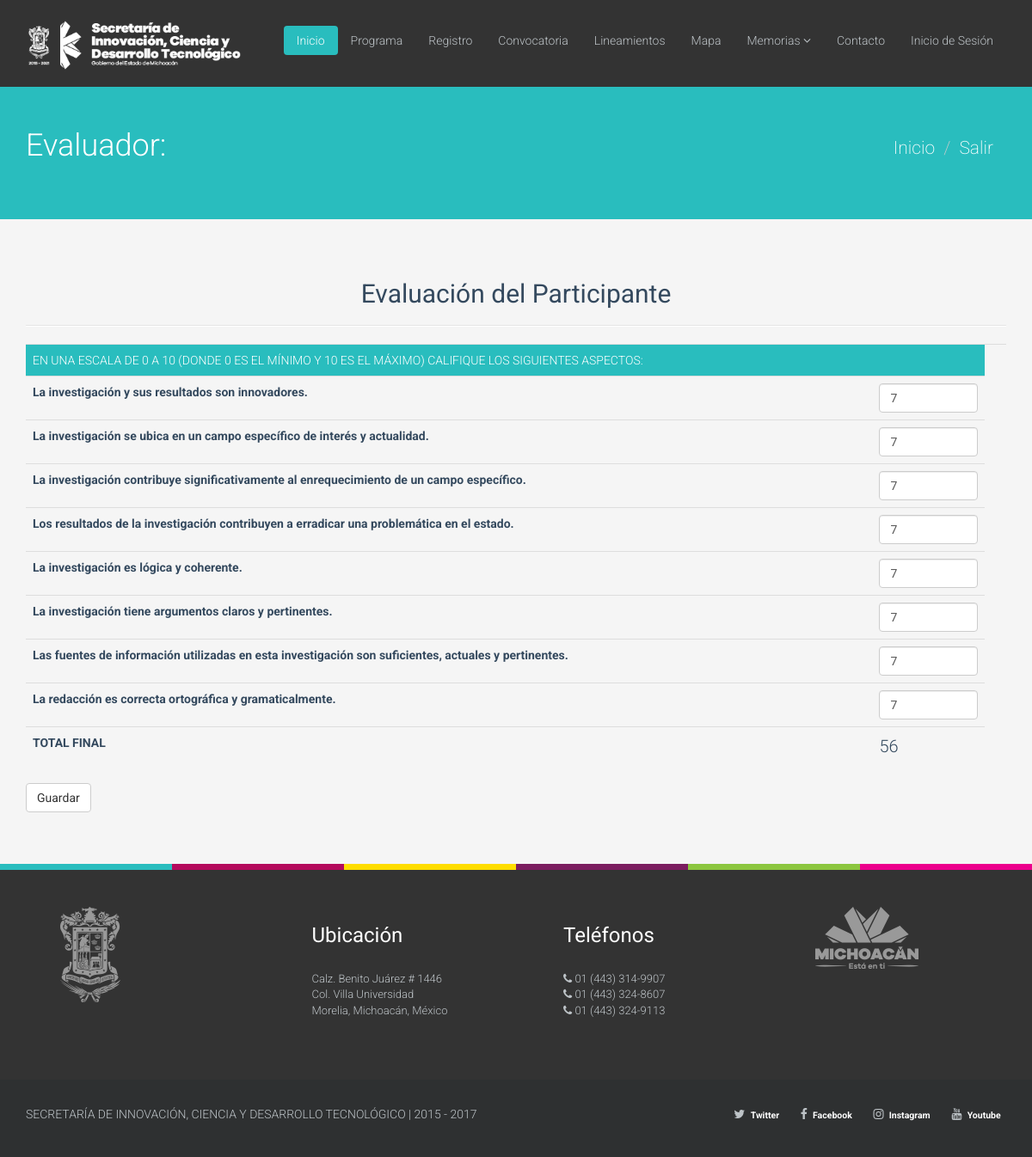
The page /encuentro/editar/3 on the database as committed earlier.
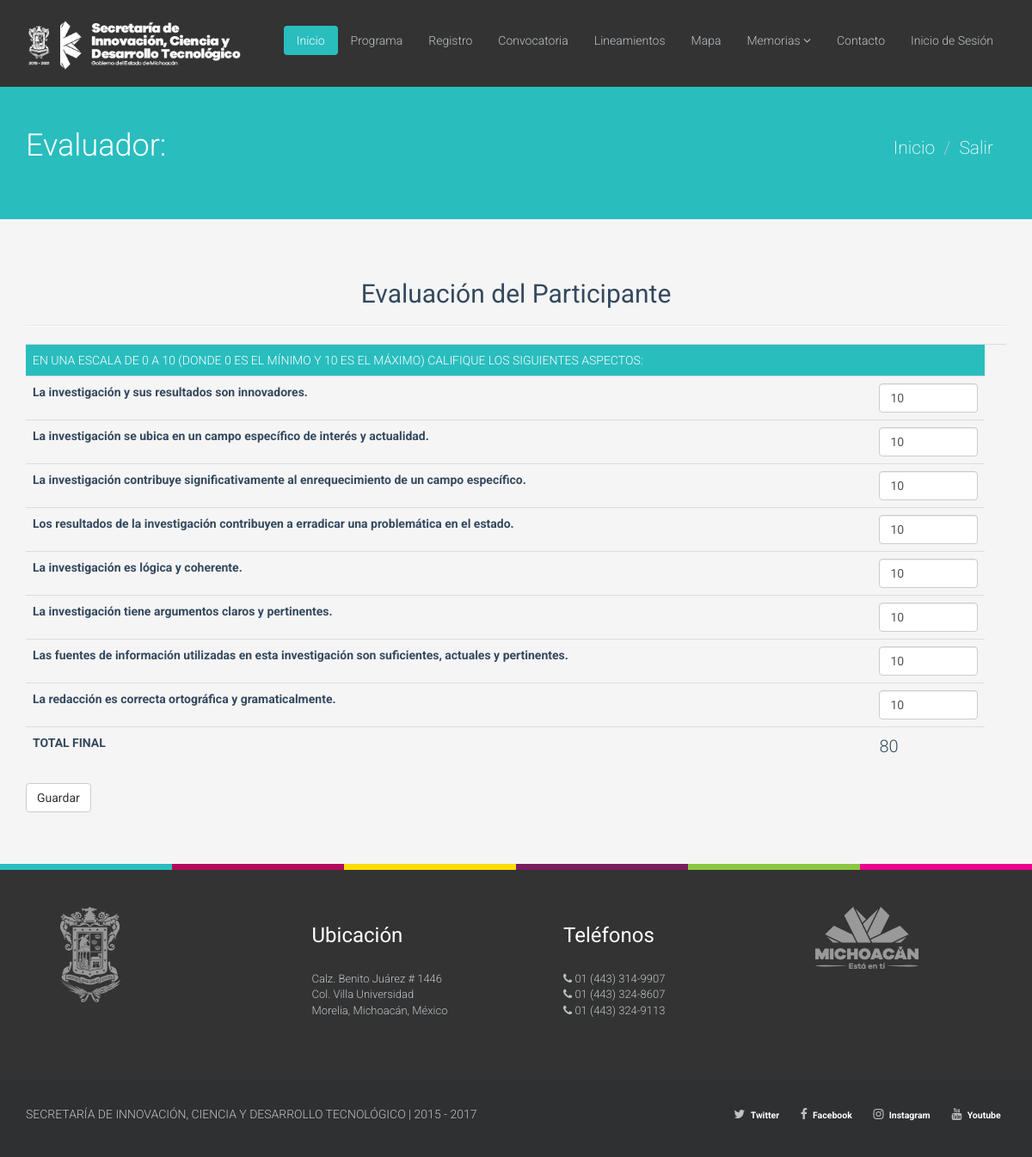
The same page on the database as committed later.
### tables this page shows
CREATE TABLE `evaluaciones` (
  `id_evaluacion` int(11) NOT NULL,
  `evaluador_id` int(11) DEFAULT NULL,
  `ponencia_id` int(11) DEFAULT NULL,
  `ponente` varchar(255) DEFAULT NULL,
  `correo` varchar(255) DEFAULT NULL,
  `modalidad` varchar(255) DEFAULT NULL,
  `mesa` varchar(255) DEFAULT NULL,
  `nivel` varchar(25) DEFAULT NULL,
  `titulo` varchar(255) DEFAULT NULL,
  `status` varchar(25) DEFAULT NULL,
  `calificacion_1` int(11) DEFAULT NULL,
  `calificacion_2` int(11) DEFAULT NULL,
  `calificacion_3` int(11) DEFAULT NULL,
  `calificacion_4` int(11) DEFAULT NULL,
  `calificacion_5` int(11) DEFAULT NULL,
  `calificacion_6` int(11) DEFAULT NULL,
  `calificacion_7` int(11) DEFAULT NULL,
  `calificacion_8` int(11) DEFAULT NULL,
  `status_id` int(11) DEFAULT NULL
);

### application/controllers/Encuentro.php (called while the page is built, shortened)
<?php if ( ! defined('BASEPATH')) exit('No direct script access allowed');
class Encuentro extends MY_Controller {
    public function __construct()
    {
        $this->load->model('Encuentro_model');
        $this->load->library('session','pagination');
        $this->load->helper('url','form');
    }
    public function editar($id_ponencias){
        if(is_numeric($id_ponencias)){
          $data["editar"]=$this->Encuentro_model->editar($id_ponencias);
          $this->load->view("theme/header");
          $this->load->view("theme/menu");
          $this->load->view("encuentro/editar",$data);
          $this->load->view("theme/footer");
        }else{
            redirect('encuentro/aprobado');
        }
    }
}

### index.php (called while the page is built, shortened)
<?php
require_once BASEPATH.'core/CodeIgniter.php';

### application/models/Encuentro_model.php (called while the page is built, shortened)
    <?php if ( ! defined('BASEPATH')) exit('No direct script access allowed');
class Encuentro_model extends CI_Model {
    public function editar($id_ponencias,$editar="NULL",$calificacion_1="NULL",$calificacion_2="NULL",$calificacion_3="NULL",$calificacion_4="NULL",$calificacion_5="NULL",$calificacion_6="NULL",$calificacion_7="NULL",$calificacion_8="NULL"){
        if($editar=="NULL"){
            $consulta=$this->db->query("SELECT calificacion_1, calificacion_2, calificacion_3, calificacion_4, calificacion_5, calificacion_6, calificacion_7, calificacion_8 FROM evaluaciones WHERE ponencia_id=$id_ponencias");
            return $consulta->result();
        }
    }
}

### application/views/encuentro/editar.php (the view, shortened to what this page needs)
<?php
  $nombre = $this->session->userdata('nombre');
  $a_paterno = $this->session->userdata('a_paterno');
  $a_materno = $this->session->userdata('a_materno');
?>
<section id="title" class="emerald">
<div class="container">
<div class="row">
<div class="col-sm-6">
<br>
<br>
<br>
<br>
<br>
<h1>Evaluador: <?php echo $nombre .' '.$a_paterno .' '.$a_materno ?></h1>
</div>
<div class="col-sm-6">
<br>
<br>
<br>
<br>
<ul class="breadcrumb pull-right lead">
    <li class="active"><a href="<?php echo site_url('encuentro/index') ?>">Inicio</a></li>
    <li><a href="<?php echo site_url("login/salir") ?>">Salir</a></li>
</ul>
</div>
</div>
</div>
</section>
<section id="career" class="container">
<div class="center">
<h2>Evaluación del Participante</h2>
</div>
<hr>
<div class="row">
<div class="col-md-12">
<div class="table-responsive">
<form action="" method="post">
<?php foreach ($editar as $row):?>
<?php  $total = $row->calificacion_1+$row->calificacion_2+$row->calificacion_3+$row->calificacion_4+$row->calificacion_5+$row->calificacion_6+$row->calificacion_7+$row->calificacion_8; ?>
<table class="table">
<tbody">
<tr>
<td colspan="2" style="font-size:14px;color:#fff;background-color:#29bdbe;">EN UNA ESCALA DE 0 A 10 (DONDE 0 ES EL MÍNIMO Y 10 ES EL MÁXIMO) CALIFIQUE LOS SIGUIENTES ASPECTOS:</td>
  <td></td>
</tr>
    <tr>
        <td ><b>La investigación y sus resultados son innovadores.</b></td>
        <td><?php echo form_input(array('id' => 'calificacion_1', 'name' => 'calificacion_1', 'type' => 'number', 'min' => '0', 'max' => '10', 'class' => 'form-control', 'required' => 'required', 'value' => $row->calificacion_1)); ?></th>
    </tr>
    <tr>
        <td ><b>La investigación se ubica en un campo específico de interés y actualidad.</b></td>
        <td><?php echo form_input(array('id' => 'calificacion_2', 'name' => 'calificacion_2', 'type' => 'number', 'min' => '0', 'max' => '10', 'class' => 'form-control', 'required' => 'required', 'value' => $row->calificacion_2)); ?></td>
    </tr>
    <tr>
        <td ><b>La investigación contribuye significativamente al enrequecimiento de un campo específico.</b></td>
        <td><?php echo form_input(array('id' => 'calificacion_3', 'name' => 'calificacion_3', 'type' => 'number', 'min' => '0', 'max' => '10', 'class' => 'form-control', 'required' => 'required', 'value' => $row->calificacion_3)); ?></td>
    </tr>
    <tr>
        <td ><b>Los resultados de la investigación contribuyen a erradicar una problemática en el estado.</b></td>
        <td><?php echo form_input(array('id' => 'calificacion_4', 'name' => 'calificacion_4', 'type' => 'number', 'min' => '0', 'max' => '10', 'class' => 'form-control', 'required' => 'required', 'value' => $row->calificacion_4)); ?></td>
    </tr>
    <tr>
        <td ><b>La investigación es lógica y coherente.</b></td>
        <td><?php echo form_input(array('id' => 'calificacion_5', 'name' => 'calificacion_5', 'type' => 'number', 'min' => '0', 'max' => '10', 'class' => 'form-control', 'required' => 'required', 'value' => $row->calificacion_5)); ?></td>
    </tr>
    <tr>
        <td ><b>La investigación tiene argumentos claros y pertinentes.</b></td>
        <td><?php echo form_input(array('id' => 'calificacion_6', 'name' => 'calificacion_6', 'type' => 'number', 'min' => '0', 'max' => '10', 'class' => 'form-control', 'required' => 'required', 'value' => $row->calificacion_6)); ?></td>
    </tr>
    <tr>
        <td ><b>Las fuentes de información utilizadas en esta investigación son suficientes, actuales y pertinentes.</b></td>
        <td><?php echo form_input(array('id' => 'calificacion_7', 'name' => 'calificacion_7', 'type' => 'number', 'min' => '0', 'max' => '10', 'class' => 'form-control', 'required' => 'required', 'value' => $row->calificacion_7)); ?></td>
    </tr>
    <tr>
        <td ><b>La redacción es correcta ortográfica y gramaticalmente.</b></td>
        <td><?php echo form_input(array('id' => 'calificacion_8', 'name' => 'calificacion_8', 'type' => 'number', 'min' => '0', 'max' => '10', 'class' => 'form-control', 'required' => 'required', 'value' => $row->calificacion_8)); ?></td>
    </tr>
    <tr>
        <td ><b>TOTAL FINAL</b></td>
        <td style="font-size:20px;"><?php echo $total; ?></td>
    </tr>
</table>
 <button type="submit" name="submit" value="Evaluar" class="btn btn-default">Guardar</button>
</form>
<?php endforeach;?>
</div>
</section>

### application/views/theme/header.php (shortened to what this page needs)
<!DOCTYPE html>
<html lang="es-ES">
<head>
<link href="<?php echo base_url();?>assets/css/bootstrap.min.css" rel="stylesheet">
<link href="<?php echo base_url();?>assets/css/font-awesome.min.css" rel="stylesheet">
<link href="<?php echo base_url();?>assets/css/prettyPhoto.css" rel="stylesheet">
<link href="<?php echo base_url();?>assets/css/animate.css" rel="stylesheet">
<link href="<?php echo base_url();?>assets/css/main.css" rel="stylesheet">
<link href="<?php echo base_url();?>assets/css/main.css" rel="stylesheet">
<link href="//cdnjs.cloudflare.com/ajax/libs/font-awesome/4.6.3/css/font-awesome.min.css" rel="stylesheet">
<link rel="stylesheet" type="text/css" href="https://cdnjs.cloudflare.com/ajax/libs/sweetalert/1.1.3/sweetalert.min.css">
</head>
<body>

### application/views/theme/menu.php (shortened to what this page needs)
<header class="navbar navbar-inverse navbar-fixed-top wet-asphalt" role="banner">
<div class="container">
<div class="navbar-header">
<a class="navbar-brand" href="<?=base_url();?>"><img src="<?php echo base_url();?>assets/img/logo.png" alt="logo" width="250px" heigth="80px"></a>
</div>
<div class="collapse navbar-collapse">
<ul class="nav navbar-nav navbar-right">
<li class="active"><a href="<?=base_url();?>">Inicio</a></li>
                <li>
                    <a href="<?php echo base_url(); ?>programa_11_congreso.pdf" target="_blank" title="Programa">Programa</a>
                </li>
                <li>
                    <a href="<?php echo base_url(); ?>registro" title="Registro">Registro</a>
                </li>
                <li>
                    <a href="<?php echo base_url(); ?>convocatoria_congreso11.pdf"  target="_blank" title="Convocatoria">Convocatoria</a>
                </li>
                <li>
                    <a href="<?php echo base_url(); ?>lineamientos_congreso11.pdf"  target="_blank" title="Lineamientos">Lineamientos</a>
                </li>
                <li>
                    <a href="<?php echo base_url(); ?>mapa" title="Mapa">Mapa</a>
                </li>
                <li class="dropdown">
                    <a href="#" class="dropdown-toggle" data-toggle="dropdown">Memorias  <i class="fa fa-angle-down" aria-hidden="true"></i>
                </li>
                <li>
                    <a href="<?php echo base_url(); ?>contacto" title="Contacto">Contacto</a>
                </li>
                <li>
                    <a href="<?php echo base_url(); ?>login" title="Login">Inicio de Sesión</a>
                </li>
</ul>
</div>
</div>
</header>

### application/views/theme/footer.php (shortened to what this page needs)
<div class="section-divider">
    <div class="col-xs-2 col-sm-2 col-md-2  azul"></div>
    <div class="col-xs-2 col-sm-2 col-md-2  morado"></div>
    <div class="col-xs-2 col-sm-2 col-md-2  amarillo"></div>
    <div class="col-xs-2 col-sm-2 col-md-2  vino"></div>
    <div class="col-xs-2 col-sm-2 col-md-2  verde"></div>
    <div class="col-xs-2 col-sm-2 col-md-2  magenta"></div>
</div>
<section id="bottom" class="wet-asphalt">
<div class="container">
<div class="row">
<div class="col-md-3 col-sm-6">
<ul class="pull-left" style="list-style: none;">
  <li>
       <center><img src="<?php echo base_url();?>assets/images/logo_foot.png"  alt="Michoacán"></center>
  </li>
</ul>
</div>
<div class="col-md-3 col-sm-6">
   <ul class="pull-left" style="font-size:13px;list-style: none;">
        <li><h3>Ubicación</h3><br>Calz. Benito Juárez # 1446 <br> Col. Villa Universidad<br> Morelia, Michoacán, México</li>
    </ul>
</div>
<div class="col-md-3 col-sm-6">
<ul class="pull-left" style="font-size:13px;list-style: none;">
    <li><h3>Teléfonos</h3><br>
        <i class="fa fa-phone" aria-hidden="true"></i> 01 (443) 314-9907<br>
        <i class="fa fa-phone" aria-hidden="true"></i> 01 (443) 324-8607<br>
        <i class="fa fa-phone" aria-hidden="true"></i> 01 (443) 324-9113
    </li>
</ul>
</div>
<div class="col-md-3 col-sm-6">
<ul class="pull-left" style="list-style: none;">
    <li>
        <center><img src="<?php echo base_url();?>assets/images/logo_estaenti_foot.png" width="120" height="72" alt="Michoacán"></center>
    </li>
</ul>
</div>
</div>
</div>
</section>
<footer id="footer" class="midnight-blue">
<div class="container">
<div class="row">
<div class="col-sm-6">
SECRETARÍA DE INNOVACIÓN, CIENCIA Y DESARROLLO TECNOLÓGICO | 2015 - <?php echo date("Y") ?>
</div>
<div class="col-sm-6">
<ul class="pull-right">
        <li><i class="fa fa-twitter" aria-hidden="true"></i><a href="https://twitter.com/SICDETmichoacan/" title="Twitter" target="_blank"><span class="label">Twitter</span></a></li>
        <li><i class="fa fa-facebook" aria-hidden="true"></i><a href="https://www.facebook.com/SICDET/" title="Facebook" target="_blank"><span class="label">Facebook</span></a></li>
        <li><i class="fa fa-instagram" aria-hidden="true"></i><a href="https://www.instagram.com/GobMichoacan/" title="Instagram" target="_blank"><span class="label">Instagram</span></a></li>
        <li><i class="fa fa-youtube" aria-hidden="true"></i><a href="https://www.youtube.com/channel/UC_uaIRgMrAl91qewRt17v5g" title="Youtube" target="_blank"><span class="label">Youtube</span></a></li>
</ul>
</div>
</div>
</div>
</footer>
</body>
</html>

### assets/css/main.css (style rules this page uses)
body { color:#34495e;background:#f5f5f5;font-family:'Roboto',sans-serif;font-weight:300; }
h1,h2,h3,h4,h5,h6 { font-family:'Roboto',sans-serif;font-weight:400; }
a { color:#34495e;-webkit-transition:300ms;-moz-transition:300ms;-o-transition:300ms;transition:300ms; }
hr { border-top:1px solid #e5e5e5;border-bottom:1px solid #fff; }
.btn { font-weight:400; }
body>section { padding:50px 0; }
.turquoise,.green-sea,.sun-flower,.orange,.emerald,.nephrits,.carrot,.pumkin,.peter-river,.belize-hole,.alizarin,.pomegranate,.amethyst,.wisteria,.clouds .silver,.wet-asphalt,.midnight-blue,.concrete,.asbestos { color:#fff; }
.turquoise h1,.green-sea h1,.sun-flower h1,.orange h1,.emerald h1,.nephrits h1,.carrot h1,.pumkin h1,.peter-river h1,.belize-hole h1,.alizarin h1,.pomegranate h1,.amethyst h1,.wisteria h1,.clouds .silver h1,.wet-asphalt h1,.midnight-blue h1,.concrete h1,.asbestos h1,.turquoise h2,.green-sea h2,.sun-flower h2,.orange h2,.emerald h2,.nephrits h2,.carrot h2,.pumkin h2,.peter-river h2,.belize-hole h2,.alizarin h2,.pomegranate h2,.amethyst h2,.wisteria h2,.clouds .silver h2,.wet-asphalt h2,.midnight-blue h2,.concrete h2,.asbestos h2,.turquoise h3,.green-sea h3,.sun-flower h3,.orange h3,.emerald h3,.nephrits h3,.carrot h3,.pumkin h3,.peter-river h3,.belize-hole h3,.alizarin h3,.pomegranate h3,.amethyst h3,.wisteria h3,.clouds .silver h3,.wet-asphalt h3,.midnight-blue h3,.concrete h3,.asbestos h3,.turquoise h4,.green-sea h4,.sun-flower h4,.orange h4,.emerald h4,.nephrits h4,.carrot h4,.pumkin h4,.peter-river h4,.belize-hole h4,.alizarin h4,.pomegranate h4,.amethyst h4,.wisteria h4,.clouds .silver h4,.wet-asphalt h4,.midnight-blue h4,.concrete h4,.asbestos h4,.turquoise h5,.green-sea h5,.sun-flower h5,.orange h5,.emerald h5,.nephrits h5,.carrot h5,.pumkin h5,.peter-river h5,.belize-hole h5,.alizarin h5,.pomegranate h5,.amethyst h5,.wisteria h5,.clouds .silver h5,.wet-asphalt h5,.midnight-blue h5,.concrete h5,.asbestos h5,.turquoise h6,.green-sea h6,.sun-flower h6,.orange h6,.emerald h6,.nephrits h6,.carrot h6,.pumkin h6,.peter-river h6,.belize-hole h6,.alizarin h6,.pomegranate h6,.amethyst h6,.wisteria h6,.clouds .silver h6,.wet-asphalt h6,.midnight-blue h6,.concrete h6,.asbestos h6 { color:#fff; }
.emerald { background-color:#29bdbe; }
.wet-asphalt { background-color:#333;border-bottom: 0px;transition: background-color .5s ease 0s; }
.wet-asphalt a:not(.btn) { color:#bdc3c7; }
.midnight-blue { background-color:#2E3031 !important; }
#title h1 { margin:0;font-size:36px;font-weight:300; }
.center { text-align:center; }
ul.breadcrumb { margin:20px 0 0;background:transparent; }
ul.breadcrumb>li { text-shadow:none; }
ul.breadcrumb>li>a,ul.breadcrumb>li .divider { color:#fff; }
ul.breadcrumb>li.active { color:rgba(255,255,255,0.7); }
.navbar-inverse { border:none; }
.navbar-inverse .navbar-brand { font-family:'Bubbler One',sans-serif;font-size:36px;line-height:50px;color:#fff; }
.navbar-inverse .navbar-nav { margin-top:30px; }
.navbar-inverse .navbar-nav>li>a { padding-top:7px;padding-bottom:7px;border-radius:4px;color:#bdc3c7; }
.navbar-inverse .navbar-nav>.active>a,.navbar-inverse .navbar-nav>.active>a:hover,.navbar-inverse .navbar-nav>.active>a:focus,.navbar-inverse .navbar-nav>.open>a,.navbar-inverse .navbar-nav>.open>a:hover,.navbar-inverse .navbar-nav>.open>a:focus { background-color:#29bdbe; }
.navbar-inverse .navbar-nav .dropdown-menu>li>a { padding:8px 15px;color:#bdc3c7; }
.navbar-inverse .navbar-collapse,.navbar-inverse .navbar-form { border-top:0; }
#bottom { color:#bdc3c7; }
.row>div { margin-bottom:10px; }
#footer { padding-top:30px;padding-bottom:30px;color:#bdc3c7; }
#footer a { color:#bdc3c7; }
#footer ul { list-style:none;padding:0;margin:0; }
#footer ul>li { display:inline-block;margin-left:15px; }
.section-divider div { height:7px; }
.section-divider .azul { background:#29BDBE; }
.section-divider .amarillo { background:#FFDD00; }
.section-divider .verde { background:#8CC63F; }
.section-divider .magenta { background:#EC008C; }
.section-divider .morado { background:#B40A5C; }
.section-divider .vino { background:#7B1D5F; }

Rows that differ between the two databases and show on the page:
removed evaluaciones: calificacion_1 "7", calificacion_2 "7", calificacion_3 "7", calificacion_4 "7", calificacion_5 "7", calificacion_6 "7", calificacion_7 "7", calificacion_8 "7", total "56"
added evaluaciones: calificacion_1 "10", calificacion_2 "10", calificacion_3 "10", calificacion_4 "10", calificacion_5 "10", calificacion_6 "10", calificacion_7 "10", calificacion_8 "10", total "80"
